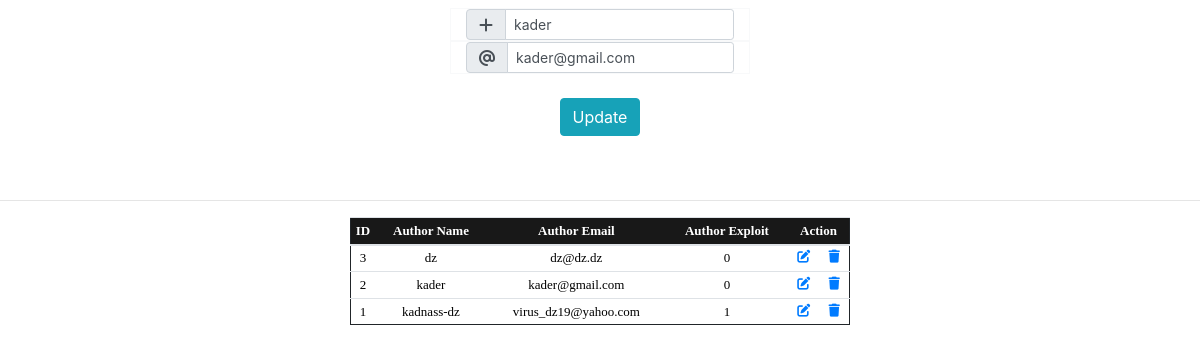
Screenshot of /admin/author.php?eauthor=2 (signed in) with the database file from the repository.
### tables this page shows
CREATE TABLE `author` (
  `id` int(11) NOT NULL,
  `name` varchar(255) NOT NULL,
  `email` text NOT NULL,
  `rows` int(11) NOT NULL
);

### admin/author.php (the view, shortened to what this page needs)
<?php
		include ("inc/fonc2.php");
		echo "
	<title>Category</title>
	<link href='css/bootstrap.min.css' rel='stylesheet'>
		<link href='css/xploit.css' rel='stylesheet'>
	<link rel='stylesheet' type='text/css' href='../ic/css/all.css'>
	<style>
	#shadow {
	text-shadow: 1px 1px 3px #828282;
        filter: dropshadow(color=#828282, offx=1, offy=1);
	}
	#frame {
	border: 1px;
	}
	height:400px;
	min-height:400px;
	max-height:400px;
	}
	body {
	}
	</style><center>
	<div class='bs-docs-example'>
	<div class='well' style='max-width: 100%; padding: 8px 0;'>";
		if (isset($_GET['eauthor'])){
        $id= (int)$_GET['eauthor'];
        $query1="SELECT * FROM author  WHERE id=".$id ;
        $editauthor=mysqli_query($con,$query1);
       while($row =mysqli_fetch_assoc($editauthor)) {
	         echo "
	 <form method='POST'>
	<div class='text-center border border-light col-md-3'>
	<div class='input-group'>
	<div class='input-group-prepend'>
	<div class='input-group-text'><i class='fa fa-plus' aria-hidden='true'></i>
	</div>
	</div>
	<input  type='text'  class='form-control form-control-sm' id='inlineFormInputGroup' placeholder='Add New Author' name='upauthor' required value='".htmlspecialchars($row['name'])."'>
	</div>
	</div>
	<div class='text-center border border-light col-md-3'>
	<div class='input-group'>
	<div class='input-group-prepend'>
	<div class='input-group-text'><i class='fa fa-at' aria-hidden='true'></i>
	</div>
	</div>
	<input  type='email'  class='form-control form-control-sm' id='inlineFormInputGroup'  name='upemail' required
	 value='".htmlspecialchars($row['email'])."'>
	</div>
	</div>
	<br>
	<input type='submit' name='authorname'' class='btn btn-info' value='Update'>
	</div></div><br>
	</center>
	</form>
	<hr>
";}
}
 $query3="SELECT * FROM author ORDER BY id DESC" ;
 $result3 = mysqli_query($con,$query3);
 	echo '
 	<center>
	<div class="sml">
	<div class="show">
  <table class="table table-sm table-hover ">
  <thead width="100">
    <tr >
   	  <th scope="col" width="10"><font color="white" face="Tahoma" size="2">ID</th>
      <th scope="col"><font color="white" face="Tahoma" size="2">Author Name</th>
      <th scope="col"><font color="white" face="Tahoma" size="2">Author Email</th>
      <th scope="col"><font color="white" face="Tahoma" size="2">Author Exploit</th>
      <th colspan="2" width="20" scope="col"><font color="white" face="Tahoma" size="2">Action</th>
  </tr>
  </thead>
  <tbody>';
        	while($row =mysqli_fetch_assoc($result3)) {
    	echo '
<tr>
	<td width="10" ><font color="black" face="Tahoma" size="2">'. $row['id'] .'</font>
	</td>
	<td><font color="black" face="Tahoma" size="2">'. htmlspecialchars($row['name']) .'</font>
	</td>
	<td><font color="black" face="Tahoma" size="2">'. htmlspecialchars($row['email']) .'</font>
	</td>
	<td><font color="black" face="Tahoma" size="2">'. htmlspecialchars($row['rows']) .'</font>
	</td>
	<td><font color="black" face="Tahoma" size="2"><a href="author.php?eauthor=' .$row['id']. '"><i class="fas fa-edit"></i></a></font>
	</td>
	<td ><font color="black"  face="Tahoma" size="2"><a   href="delete.php?author= '.$row['id'].' "><i class="fas fa-trash"></i></a></font>
	</td>
     ';
	}
	echo "</tr></tbody></table></div></div></center>";
?>

### admin/css/xploit.css (style rules this page uses)
.show table { border: 1px solid ; text-decoration: none; text-align: center; }
.show thead { border: 1px solid rgba(0,0,0,0.1); background-color: #181818; }
.show tr { border: 1px solid #212529; }
.show a { text-decoration: none; }
.sml { width: 500px; }

### rows the page displays
author: upauthor "kader", upemail "kader@gmail.com", id "2", name "kader", email "kader@gmail.com", rows "0"
author: id "3", name "dz", email "dz@dz.dz", rows "0"
author: id "1", name "kadnass-dz", email "virus_dz19@yahoo.com", rows "1"
